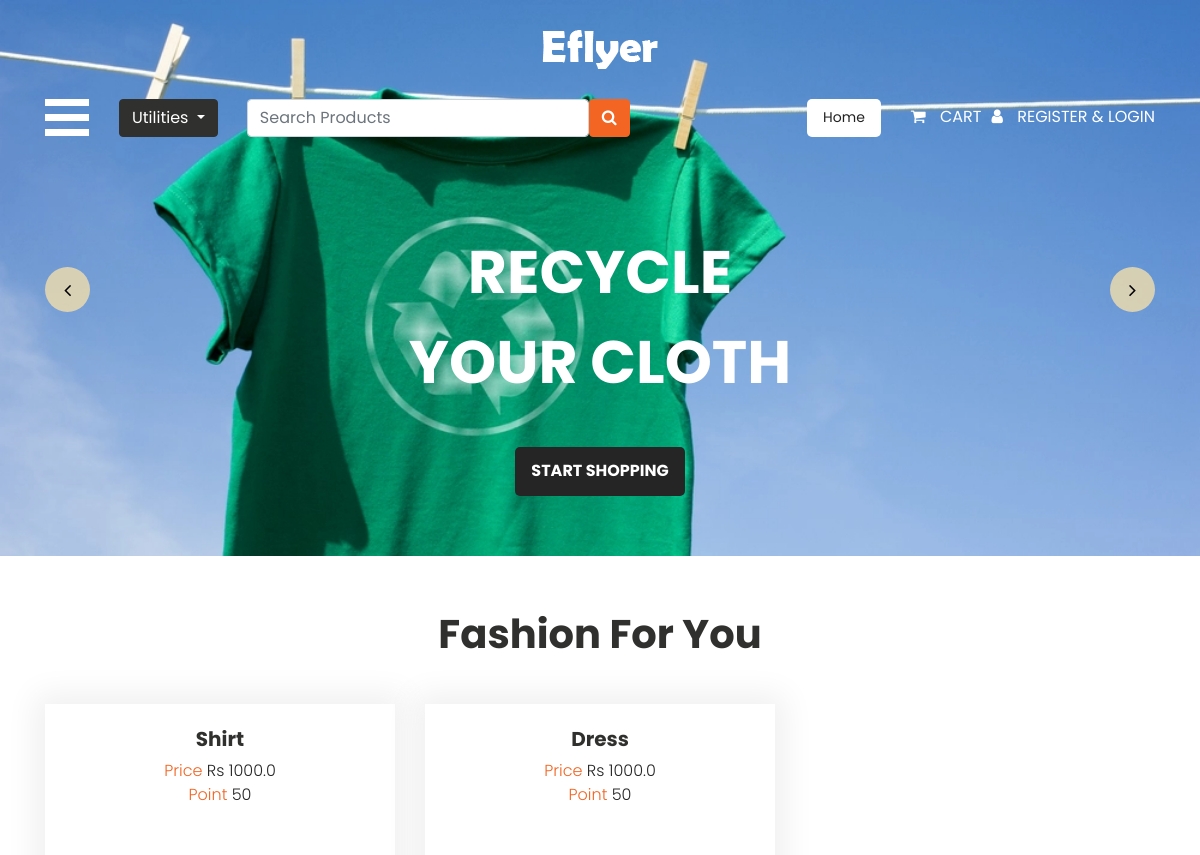
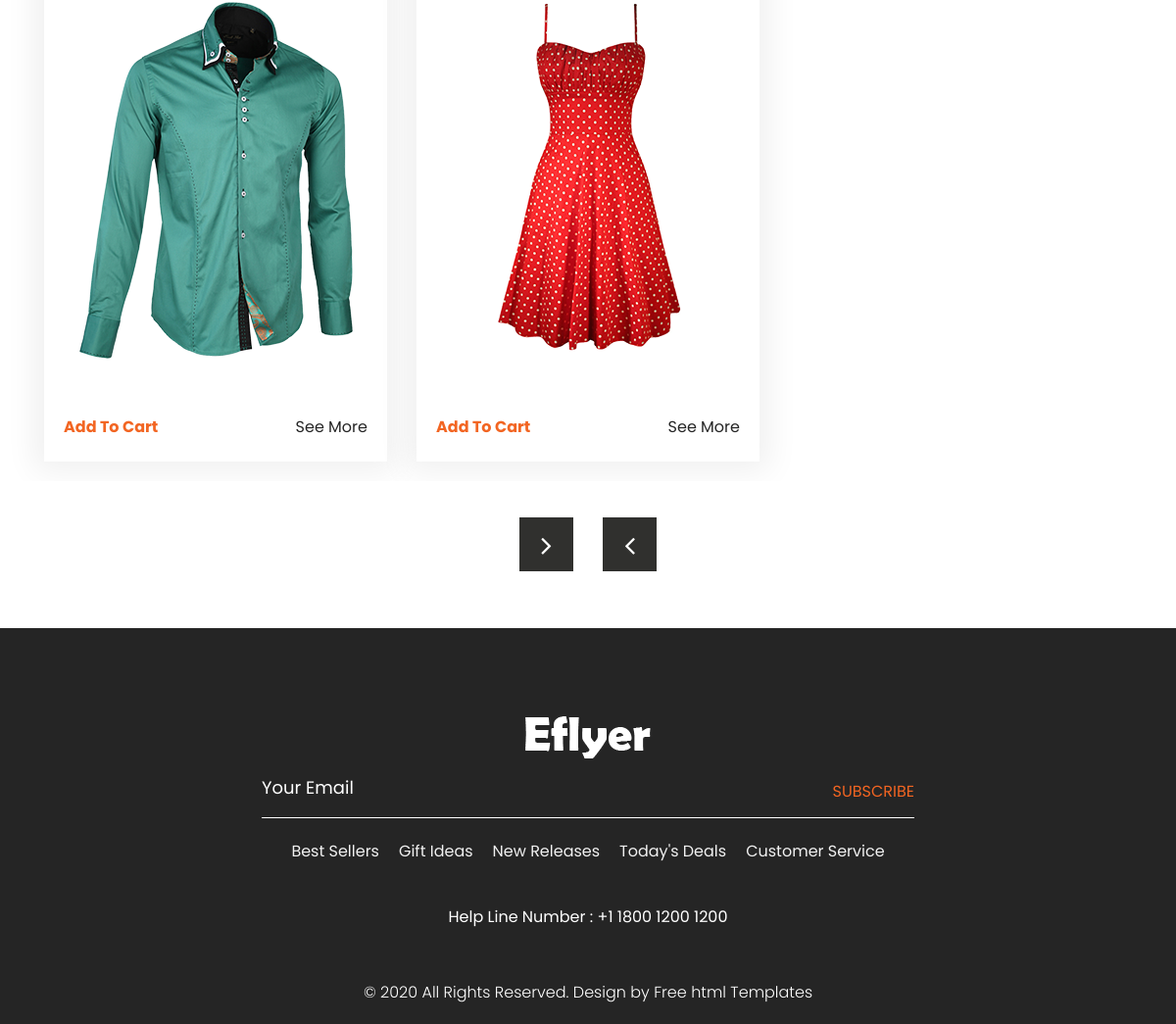
The page / on the database its author committed (2 pictures, top to bottom).
### AdminApp/models.py (models this page shows)
class Product(models.Model):
    name = models.CharField(max_length=20)
    category = models.CharField(max_length=25,choices=options)
    price = models.FloatField()
    point = models.IntegerField()
    image = models.FileField(upload_to="product_image")
    stock = models.IntegerField()
    user = models.ForeignKey(User,on_delete=models.CASCADE,null=True,blank=True)

### Home/decorators.py (the view)
    def wrapper_func(request,*args,**kwargs):
        group = None
        if request.user.groups.all().exists():
            group = request.user.groups.all()[0].name
        if group == "rc":
            return redirect('MerchantIndex')
        if group == "admin":
            return redirect('AdminIndex')
        else:
            return view_func(request,*args,**kwargs)

### Home/views.py (called while the page is built)
@Admin_Only
def Index(request):
    products = Product.objects.all()
    context = {
        "products":products
    }
    return render(request,"index.html",context)

### templates/index.html (shortened to what this page needs)
{% load static %}
<!DOCTYPE html>
<html lang="en">
   <head>
      <link rel="stylesheet" type="text/css" href="{%static 'css/bootstrap.min.css' %}">
      <link rel="stylesheet" type="text/css" href="{%static 'css/style.css' %}">
      <link rel="stylesheet" href="{%static 'css/responsive.css' %}">
      <link rel="stylesheet" href="{%static 'css/jquery.mCustomScrollbar.min.css' %}">
      <link rel="stylesheet" href="https://netdna.bootstrapcdn.com/font-awesome/4.0.3/css/font-awesome.css">
      <link rel="stylesheet" type="text/css" href="https://stackpath.bootstrapcdn.com/font-awesome/4.7.0/css/font-awesome.min.css">
      <link rel="stylesheet" href="{%static 'css/owl.carousel.min.css' %}">
      <link rel="stylesheet" href="https://cdnjs.cloudflare.com/ajax/libs/fancybox/2.1.5/jquery.fancybox.min.css" media="screen">
   </head>
   <body>
      <div class="banner_bg_main">
         <div class="logo_section">
            <div class="container">
               <div class="row">
                  <div class="col-sm-12">
                     <div class="logo"><a href="{%url 'Index' %}"><img src="{%static 'images/logo.png' %}"></a></div>
                  </div>
               </div>
            </div>
         </div>
         <div class="header_section">
            <div class="container">
               <div class="containt_main">
                  <span class="toggle_icon" onclick="openNav()"><img src="{%static 'images/toggle-icon.png' %}"></span>
                  <div class="dropdown">
                     <button class="btn btn-secondary dropdown-toggle" type="button" id="dropdownMenuButton" data-toggle="dropdown" aria-haspopup="true" aria-expanded="false">Utilities
                     </button>
                  </div>
                  <div class="main">
                     <div class="input-group">
                        <form action="{%url 'SearchByName' %}" method="post">
                        <div class="input-group-append">
                        <input type="text" class="form-control" name="val" required placeholder="Search Products">
                           <button class="btn btn-secondary" type="submit" style="background-color: #f26522; border-color:#f26522 ">
                           <i class="fa fa-search"></i>
                           </button>
                        </form>
                        </div>
                     </div>
                  </div>
                  <div class="header_box">
                     <div class="lang_box ">
                        <a href="{%url 'Index' %}" title="Language" class="nav-link">
                         Home
                        </a>
                     </div>
                     <div class="login_menu">
                        <ul>
                           <li><a href="{%url 'Cart' %}">
                              <i class="fa fa-shopping-cart" aria-hidden="true"></i>
                              <span class="padding_10">Cart</span></a>
                           </li>
                           {% if request.user.is_authenticated %}
                           <li>
                              {{request.user.first_name}}
                           </li>
                           <li><a href="{%url 'UserProfileView' %}">Profile</a></li>
                           <li><a href="{%url 'SignOut' %}">
                              <i class="fa fa-user" aria-hidden="true"></i>
                              <span class="padding_10">LogOut</span></a>
                           </li>
                             {% else %}
                           <li><a href="{%url 'SignIn' %}">
                              <i class="fa fa-user" aria-hidden="true"></i>
                              <span class="padding_10">Register & Login</span></a>
                           </li>
                           {% endif %}
                        </ul>
                     </div>
                  </div>
               </div>
            </div>
         </div>
         {% block content %}
         <div class="banner_section layout_padding">
            <div class="container">
               <div id="my_slider" class="carousel slide" data-ride="carousel">
                  <div class="carousel-inner">
                     <div class="carousel-item active">
                        <div class="row">
                           <div class="col-sm-12">
                              <h1 class="banner_taital">Recycle <br>Your Cloth</h1>
                              <div class="buynow_bt"><a href="#">Start Shopping</a></div>
                           </div>
                        </div>
                     </div>
                  </div>
                  <a class="carousel-control-prev" href="#my_slider" role="button" data-slide="prev">
                  <i class="fa fa-angle-left"></i>
                  </a>
                  <a class="carousel-control-next" href="#my_slider" role="button" data-slide="next">
                  <i class="fa fa-angle-right"></i>
                  </a>
               </div>
            </div>
         </div>
      <br><br>
      <div class="fashion_section mt-5" id="#products">
         <div id="main_slider" class="carousel slide" data-ride="carousel">
            <div class="carousel-inner">
               <div class="carousel-item active">
                  <div class="container">
                     <h1 class="fashion_taital">Fashion For You</h1>
                     <div class="fashion_section_2">
                        <div class="row">
                           {% for item in products %}
                           <div class="col-lg-4 col-sm-4">
                              <div class="box_main">
                                 <h4 class="shirt_text">{{item.name}}</h4>
                                 <p class="price_text">Price  <span style="color: #262626;">Rs {{item.price}}</span></p>
                                 <p class="price_text">Point  <span style="color: #262626;"> {{item.point}}</span></p>
                                 <div class="tshirt_img"><img src="{{item.image.url}}"></div>
                                 <div class="btn_main">
                                    <div class="buy_bt"><a href="{%url 'AddTocart' item.id %}">Add To Cart</a></div>
                                    <div class="seemore_bt"><a href="#">See More</a></div>
                                 </div>
                              </div>
                           </div>
                           {% endfor %}
                        </div>
                     </div>
                  </div>
               </div>
            </div>
            <a class="carousel-control-prev" href="#main_slider" role="button" data-slide="prev">
            <i class="fa fa-angle-left"></i>
            </a>
            <a class="carousel-control-next" href="#main_slider" role="button" data-slide="next">
            <i class="fa fa-angle-right"></i>
            </a>
         </div>
      </div>
      {% endblock %}
      <div class="footer_section layout_padding">
         <div class="container">
            <div class="footer_logo"><a href="index.html"><img src="{%static 'images/footer-logo.png' %}"></a></div>
            <div class="input_bt">
               <input type="text" class="mail_bt" placeholder="Your Email" name="Your Email">
               <span class="subscribe_bt" id="basic-addon2"><a href="#">Subscribe</a></span>
            </div>
            <div class="footer_menu">
               <ul>
                  <li><a href="#">Best Sellers</a></li>
                  <li><a href="#">Gift Ideas</a></li>
                  <li><a href="#">New Releases</a></li>
                  <li><a href="#">Today's Deals</a></li>
                  <li><a href="#">Customer Service</a></li>
               </ul>
            </div>
            <div class="location_main">Help Line  Number : <a href="#">+1 1800 1200 1200</a></div>
         </div>
      </div>
      <div class="copyright_section">
         <div class="container">
            <p class="copyright_text">© 2020 All Rights Reserved. Design by <a href="https://html.design">Free html  Templates</a></p>
         </div>
      </div>
   </body>
</html>

### rows shown on the page
Product: name "Shirt", price "1000.0", point "50", image (picture)
Product: name "Dress", price "1000.0", point "50", image (picture)
